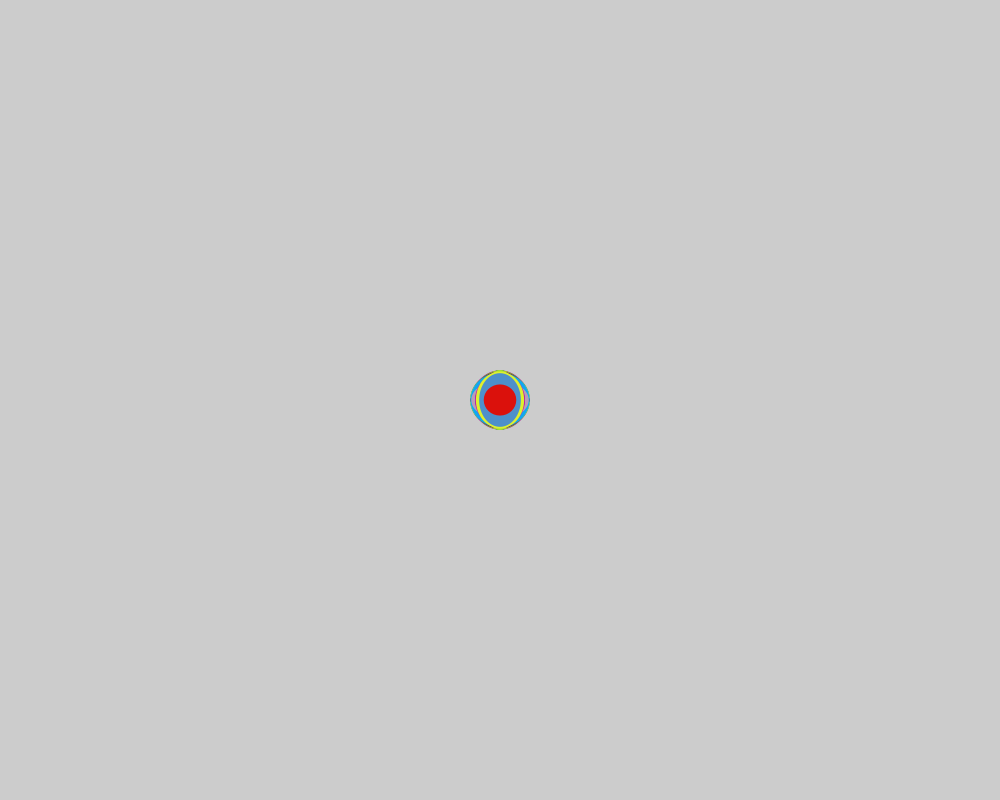
Frame 1 (no input)
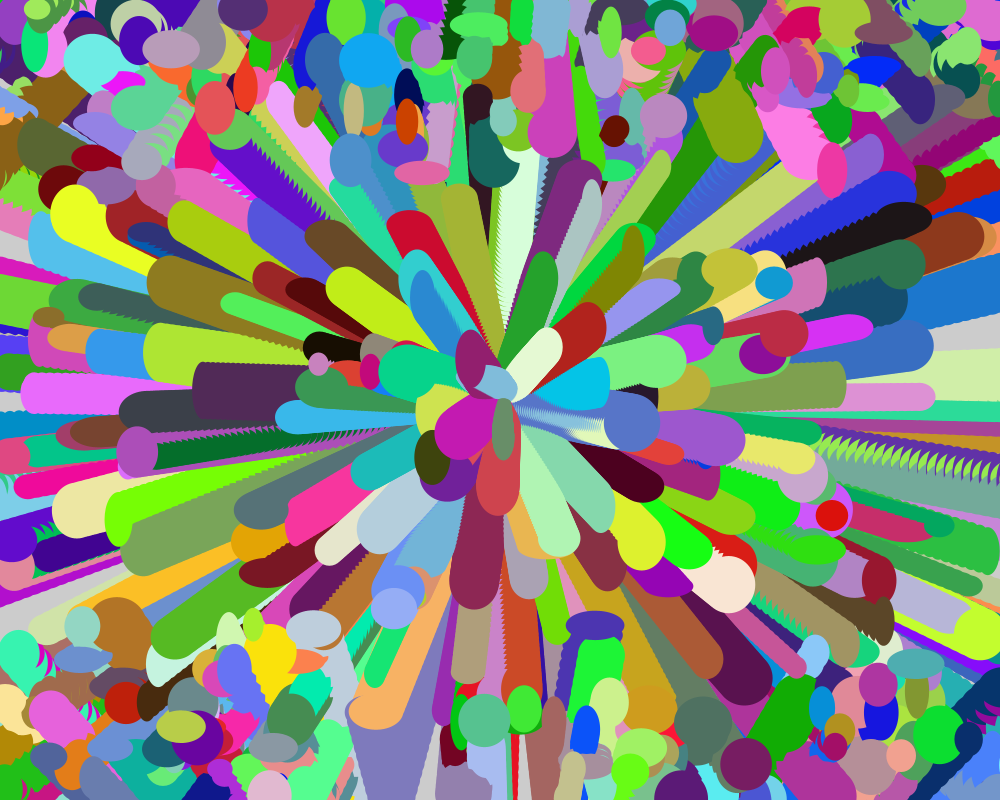
Frame 60 (the mouse pressed at the canvas centre just before this capture)
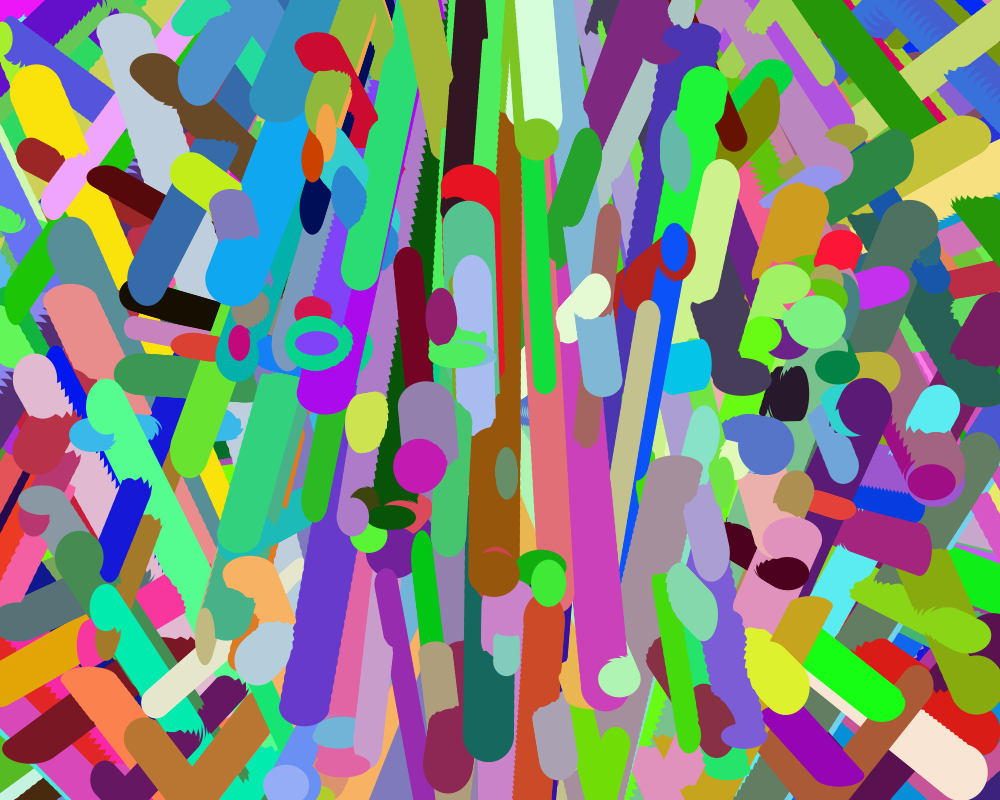
Frame 120 (the mouse held since frame 60 and released just before this capture)

The Processing sketch that drew these frames (run headless with seeded random() and noise(); from frame 60 on, the mouse is pressed at the canvas centre):

// Processing sketch: BouncingBallArrays_mae9775
// ── BouncingBallArrays_mae9775.pde
float[] x;
float[] y;

float[] speedX;
float[] speedY;

float[] r;
float[] g;
float[] b;

float[] w;
float[] h;


void setup(){
  size(1000, 800);
  
  x = new float[500]; //create new space
  y = new float[x.length]; //""
  
  for(int i=0; i < x.length; i++){
     println(i);
     x[i]= width/2;
     y[i]= height/2;
  }
   
  speedX = new float[x.length]; //create space
  speedY = new float[x.length]; //""
  
  for(int i  = 0; i < speedX.length; i++){
     speedX[i] = random(-10,10);
     speedY[i] = random(-10,10);
  }
  
  r = new float[x.length]; //create space
  b = new float[x.length];
  g = new float[x.length];
  
  for(int c = 0; c < r.length; c++){
    r[c] = random(0,255);   // lines 40-42 random r g or b value between 0 and 255
    b[c] = random(0,255);
    g[c] = random(0,255);
  }
  
  w = new float[x.length];
  h = new float[x.length];
  
  for(int i = 0; i < x.length; i++){
    w[i] = random(20,60);
    h[i] = random(20,60);
  }
 
}

void draw(){
  
  noStroke();
  
  for(int i=0; i<x.length; i++){
    fill(r[i], g[i], b[i]);
    
    ellipse(x[i], y[i], w[i], h[i]);
    
    x[i] += speedX[i];
    y[i] += speedY[i];
  
    if(x[i] > width || x[i] < 0){
      speedX[0] = -speedX[0];
    }
    
    if(y[i] > height || y[i] < 0){
      speedY[i] = speedY[i] * -1;
    }
  }
}
